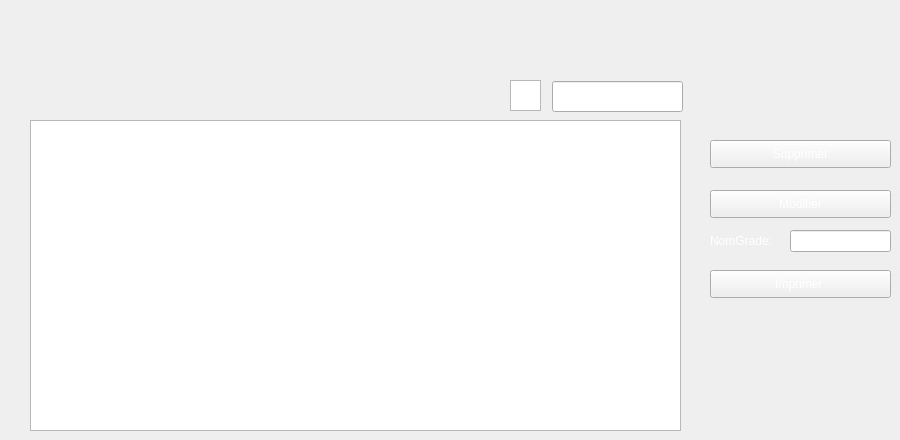
         <widget class="QWidget" name="tab_7">
          <attribute name="title">
           <string>La liste des grades</string>
          </attribute>
          <widget class="QTableView" name="tableGrade">
           <property name="geometry">
            <rect>
             <x>30</x>
             <y>120</y>
             <width>651</width>
             <height>311</height>
            </rect>
           </property>
           <property name="styleSheet">
            <string notr="true">color: rgb(255, 255, 255);</string>
           </property>
          </widget>
          <widget class="QPushButton" name="SupprimerGrade">
           <property name="geometry">
            <rect>
             <x>710</x>
             <y>140</y>
             <width>181</width>
             <height>28</height>
            </rect>
           </property>
           <property name="styleSheet">
            <string notr="true">color: rgb(255, 255, 255);</string>
           </property>
           <property name="text">
            <string>Supprimer</string>
           </property>
          </widget>
          <widget class="QPushButton" name="ModifierGrade">
           <property name="geometry">
            <rect>
             <x>710</x>
             <y>190</y>
             <width>181</width>
             <height>28</height>
            </rect>
           </property>
           <property name="styleSheet">
            <string notr="true">color: rgb(255, 255, 255);</string>
           </property>
           <property name="text">
            <string>Modifier</string>
           </property>
          </widget>
          <widget class="QLineEdit" name="RechercherGrade">
           <property name="geometry">
            <rect>
             <x>552</x>
             <y>81</y>
             <width>131</width>
             <height>31</height>
            </rect>
           </property>
           <property name="styleSheet">
            <string notr="true">color: rgb(255, 255, 255);</string>
           </property>
          </widget>
          <widget class="QGraphicsView" name="graphicsView_2">
           <property name="geometry">
            <rect>
             <x>510</x>
             <y>80</y>
             <width>31</width>
             <height>31</height>
            </rect>
           </property>
           <property name="styleSheet">
            <string notr="true">border-image: url(:/ressource/loop.png);</string>
           </property>
          </widget>
          <widget class="QLabel" name="label_84">
           <property name="geometry">
            <rect>
             <x>710</x>
             <y>230</y>
             <width>71</width>
             <height>21</height>
            </rect>
           </property>
           <property name="styleSheet">
            <string notr="true">color: rgb(255, 255, 255);</string>
           </property>
           <property name="text">
            <string>NomGrade:</string>
           </property>
          </widget>
          <widget class="QLineEdit" name="lineEdit_NomGSupMod">
           <property name="geometry">
            <rect>
             <x>790</x>
             <y>230</y>
             <width>101</width>
             <height>22</height>
            </rect>
           </property>
           <property name="styleSheet">
            <string notr="true">color: rgb(255, 255, 255);</string>
           </property>
          </widget>
          <widget class="QPushButton" name="ImprimerListeGrade">
           <property name="geometry">
            <rect>
             <x>710</x>
             <y>270</y>
             <width>181</width>
             <height>28</height>
            </rect>
           </property>
           <property name="styleSheet">
            <string notr="true">color: rgb(255, 255, 255);</string>
           </property>
           <property name="text">
            <string>Imprimer </string>
           </property>
          </widget>
         </widget>
